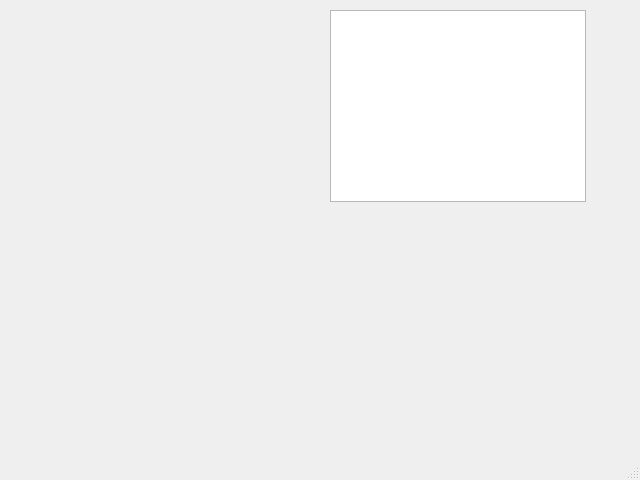
<?xml version="1.0" encoding="UTF-8"?>
<ui version="4.0">
 <class>MainWindow</class>
 <widget class="QMainWindow" name="MainWindow">
  <property name="geometry">
   <rect>
    <x>0</x>
    <y>0</y>
    <width>640</width>
    <height>480</height>
   </rect>
  </property>
  <property name="windowTitle">
   <string>MainWindow</string>
  </property>
  <widget class="QWidget" name="centralwidget">
   <widget class="QGraphicsView" name="graphicsView">
    <property name="geometry">
     <rect>
      <x>330</x>
      <y>10</y>
      <width>256</width>
      <height>192</height>
     </rect>
    </property>
   </widget>
   <widget class="QWidget" name="widget" native="true">
    <property name="geometry">
     <rect>
      <x>10</x>
      <y>0</y>
      <width>251</width>
      <height>271</height>
     </rect>
    </property>
   </widget>
   <widget class="QStackedWidget" name="stackedWidget">
    <property name="geometry">
     <rect>
      <x>300</x>
      <y>220</y>
      <width>291</width>
      <height>201</height>
     </rect>
    </property>
    <widget class="QWidget" name="page"/>
    <widget class="QWidget" name="page_2"/>
   </widget>
  </widget>
  <widget class="QMenuBar" name="menubar">
   <property name="geometry">
    <rect>
     <x>0</x>
     <y>0</y>
     <width>640</width>
     <height>21</height>
    </rect>
   </property>
  </widget>
  <widget class="QStatusBar" name="statusbar"/>
 </widget>
 <resources/>
 <connections/>
</ui>
